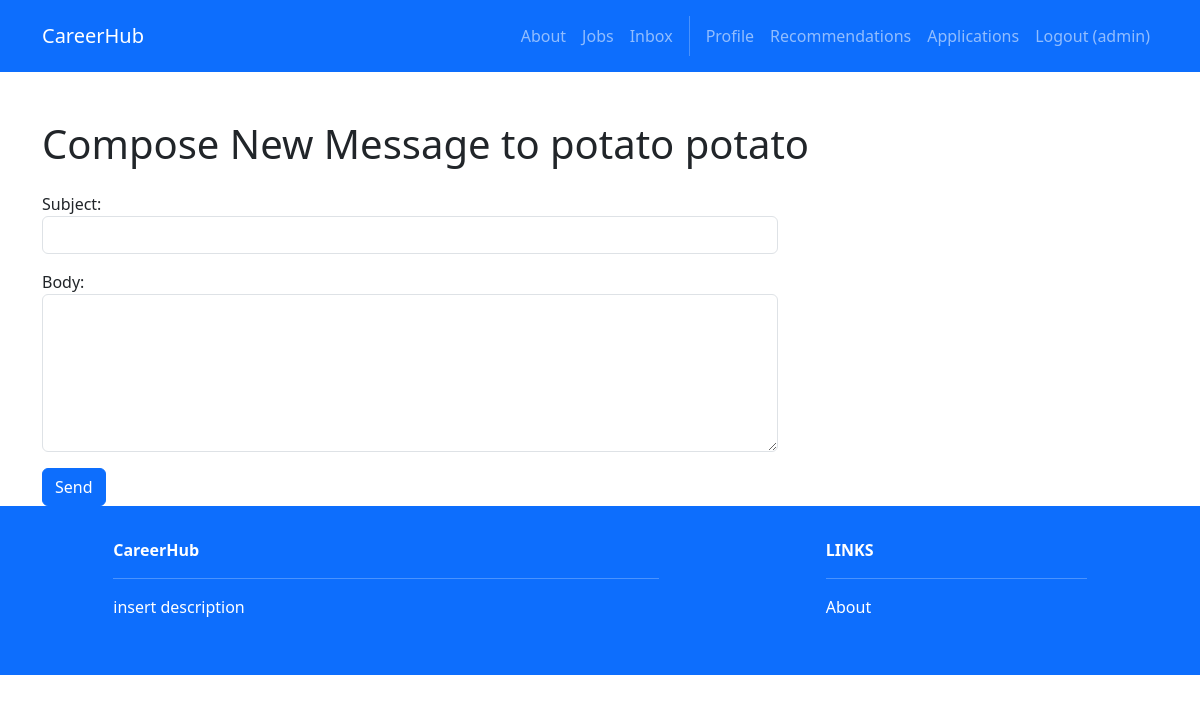
/inbox/compose/4 (signed in), run on the app's committed database.
### accounts/models.py (models this page shows)
class User(AbstractUser):
    firstname = models.CharField(max_length=150, blank=True)
    lastname = models.CharField(max_length=150, blank=True)
    username = models.CharField(max_length=150, unique=True)
    password = models.CharField(max_length=128)
    ROLE_CHOICES = [
        ('seeker', 'Job Seeker'),
        ('recruiter', 'Recruiter'),
    ]
    role = models.CharField(max_length=10, choices=ROLE_CHOICES, default='seeker')

### inbox/views.py (the view, shortened to what this page needs)
# urls.py: path('compose/<int:id>', views.compose, name='inbox.compose')
@login_required
def compose(request, id):
    receiver = get_object_or_404(User, pk=id)
    return render(request, 'inbox/compose.html', {'receiver': receiver})

### inbox/templates/inbox/compose.html (shortened to what this page needs)
{% extends 'base.html' %}
{% block content %}
<div class="container mt-5">
  <h1>Compose New Message to {{ receiver.first_name }} {{ receiver.last_name }}</h1>
  <div class="row mt-4">
    <div class="col-md-8">
      <form method="post">
        <p>
          <label for="subject">Subject:</label>
          <input type="text" name="subject" required class="form-control" id="subject" value="">
        </p>
        <p>
          <label for="body">Body:</label>
          <textarea name="body" required class="form-control" id="body" rows="6"></textarea>
        </p>
        <button type="submit" class="btn btn-primary">Send</button>
      </form>
    </div>
  </div>
</div>
{% endblock %}

### CareerHub/templates/base.html (shortened to what this page needs)
<!DOCTYPE html>
<html>
  {% load static %}
  <head>
    <link href=
      "https://cdn.jsdelivr.net/npm/bootstrap@5.3.3/dist/css/bootstrap.min.css" rel="stylesheet"
>
    <link rel=
      "stylesheet"  href="https://cdnjs.cloudflare.com/ajax/libs/font-awesome/6.1.1/css/all.min.css">
  </head>
  <body>
     <nav class="p-3 navbar navbar-dark bg-primary navbar-expand-lg">
      <div class="container">
        <a class="navbar-brand"
           href="{% url 'home.index' %}"> CareerHub
        </a>
        <div class="collapse navbar-collapse"
             id="navbarNavAltMarkup">
           <div class="navbar-nav ms-auto navbar-ml">
            <a class="nav-link"
               href="{% url 'home.about' %}">About</a>
            <a class="nav-link"
              href="{% url 'jobs.index' %}">Jobs</a>
            {% if user.is_authenticated %}
            <a class="nav-link"
              href="{% url 'inbox.index' %}">Inbox</a>
            {% endif %}
            {% if user.is_authenticated %}
              {% if user.role == "recruiter" %}
                <a class="nav-link" href="{% url 'recruiters.index' %}">Postings</a>
                <a class="nav-link" href="{% url 'recruiters.create' %}">Post Job</a>
                <a class="nav-link" href="{% url 'recruiters.recommendations' %}">Recommendations</a>
                <a class="nav-link" href="{% url 'recruiters.candidates' %}">Browse Candidates</a>
              {% else %}
                <a class="nav-link" href="{% url 'profiles.view' %}">Profile</a>
                <a class="nav-link" href="{% url 'jobs.recommendations' %}">Recommendations</a>
                <a class="nav-link" href="{% url 'jobs.applications' %}">Applications</a>
              {% endif %}
              <a class="nav-link" href="{% url 'accounts.logout' %}">Logout ({{user.username }})</a>
            {% else %}
              <a class="nav-link" href="{% url 'accounts.login' %}">Login</a>
              <a class="nav-link" href="{% url 'accounts.signup' %}">Sign Up</a>
            {% endif %}
          </div>
        </div>
      </div>
    </nav>
    <div>
      {% block content %}
      {% endblock content %}
    </div>
     <section class="p-3 ms-footer bg-primary d-none d-md-block">
      <div class="container">
        <div class="row mt-3 text-white">
          <div class="col-md-6 col-lg-6 col-xl-6 mx-auto mb-4">
            <b>CareerHub</b>
            <hr />
            <p>
              insert description
            </p>
          </div>
          <div class="col-md-3 col-lg-3 col-xl-3 mx-auto mb-4">
            <b>LINKS</b>
            <hr />
            <p><a class="nav-link"
              href="{% url 'home.about' %}">
              About
            </a></p>
          </div>
        </div>
      </div>
    </section>
  </body>
</html>

### data on the page
User: username "admin"
User: first_name "potato", last_name "potato"
